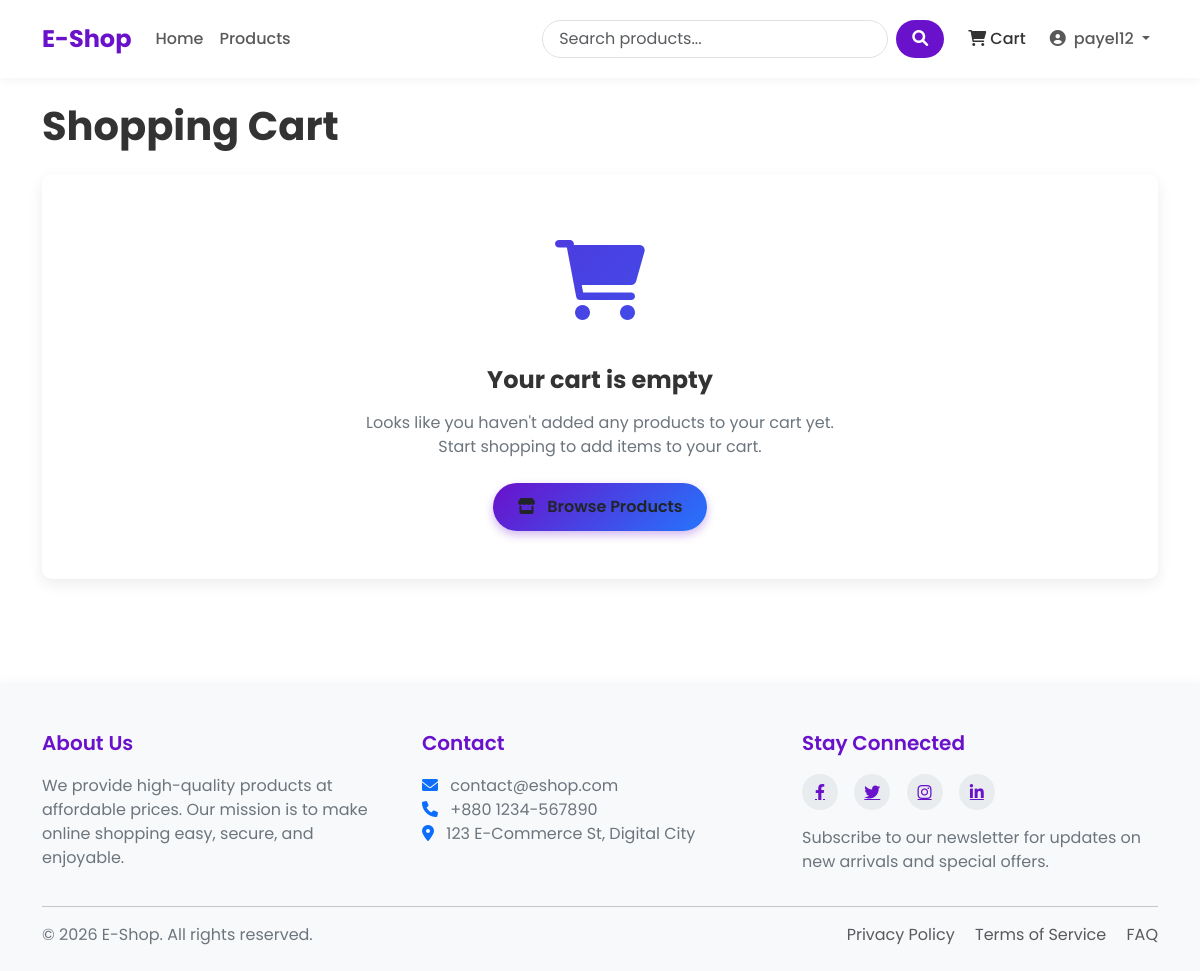
The page /cart/ (signed in) on the database as committed earlier.
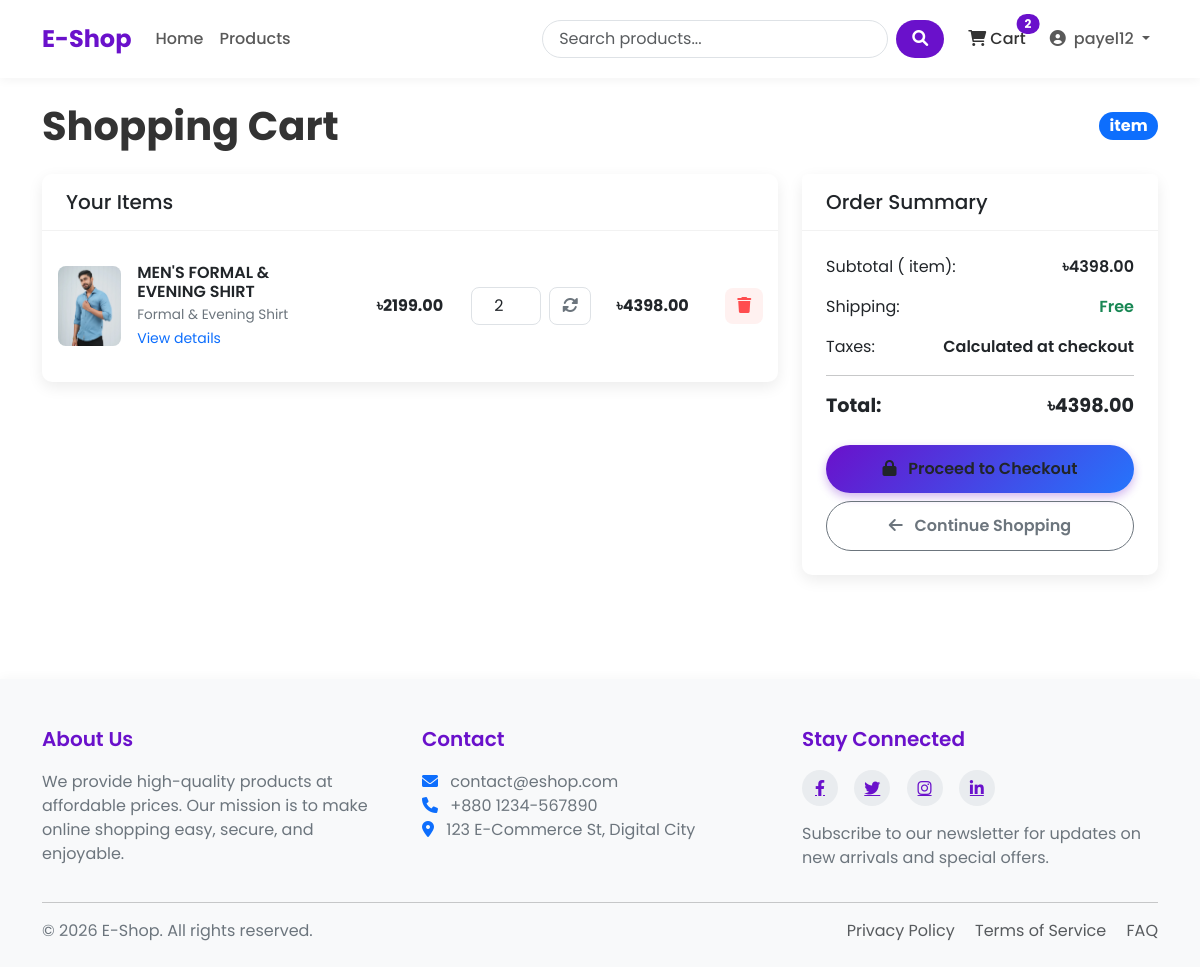
The same page on the database as committed later.
### shop/models.py (models this page shows, shortened)
class CartItem(models.Model):
     cart = models.ForeignKey(Cart,on_delete=models.CASCADE,related_name='items')
     product = models.ForeignKey(Product,on_delete=models.CASCADE)
     quantity = models.PositiveBigIntegerField(default=1)
     def get_cost(self):
           return self.quantity*self.product.price

class Product(models.Model):
     name = models.CharField(max_length=100)
     slug = models.SlugField(max_length=100,unique=True)
     category = models.ForeignKey(Category,on_delete=models.CASCADE,related_name='products')
     description = models.TextField()
     price = models.DecimalField(max_digits=10,decimal_places=2)
     stock = models.PositiveBigIntegerField(default=1)
     available = models.BooleanField(default=True)
     created = models.DateTimeField(auto_now_add=True)
     updated = models.DateTimeField(auto_now=True)
     image = models.ImageField(upload_to='products/%Y/%m/%d')

class Category(models.Model):
      name = models.CharField(max_length=100)
      slug = models.SlugField(max_length=100,unique=True)
      description = models.TextField(blank=True)
      class Meta:
            verbose_name_plural = 'categories'

class Cart(models.Model):
     user = models.OneToOneField(User,on_delete=models.CASCADE)
     created = models.DateTimeField(auto_now_add=True)
     updated = models.DateTimeField(auto_now=True)
     def get_total_price(self):
           return sum(item.get_cost() for item in self.items.all())
     @property
     def cart_items_count(self):
         return sum(item.quantity for item in self.items.all())

### shop/views.py (the view)
# urls.py: path('cart/', views.cart_detail, name = 'cart_detail'),
@login_required
def cart_detail(request):
    try:
        cart = models.Cart.objects.get(user = request.user)
    except models.Cart.DoesNotExist:
        cart = models.Cart.objects.create(user = request.user)
    return render(request,'shop/cart.html',{'cart':cart})

### shop/context_processors.py (called while the page is built)
def cart_items_count(request):
    if request.user.is_authenticated:
       try:
           cart = Cart.objects.get(user=request.user)
           return {'cart_items_count' : cart.cart_items_count}
       except Cart.DoesNotExist:
           {'cart_items_count':0}
    return {'cart_items_count':0}

### shop/templates/shop/cart.html (shortened to what the changed rows need)
{% extends 'base.html' %}
{% block content %}
<div class="cart-header">
    <h1 class="cart-title">Shopping Cart</h1>
    {% if cart.items.all %}
    <span class="badge bg-primary rounded-pill fs-6">{{ cart.get_total_items }} item{{ cart.get_total_items|pluralize }}</span>
    {% endif %}
</div>
{% if cart.items.all %}
<div class="row">
    <div class="col-lg-8">
        <div class="cart-card card">
            <div class="card-header">
                <h5 class="mb-0">Your Items</h5>
            </div>
            <div class="card-body">
                {% for item in cart.items.all %}
                <div class="cart-item row align-items-center">
                    <div class="col-md-5">
                        <div class="d-flex align-items-center">
                            {% if item.product.image %}
                            <div class="cart-item-image me-3">
                                <img src="{{ item.product.image.url }}" alt="{{ item.product.name }}"
                                     class="img-fluid">
                            </div>
                            {% else %}
                            <div class="bg-light text-center cart-item-image me-3 d-flex justify-content-center align-items-center">
                                <i class="fas fa-image fa-2x text-muted"></i>
                            </div>
                            {% endif %}
                            <div>
                                <h6 class="cart-item-title">{{ item.product.name }}</h6>
                                <div class="cart-item-category">{{ item.product.category.name }}</div>
                                <a href="{% url 'product_detail' item.product.slug %}" class="text-decoration-none">
                                    <small class="text-primary">View details</small>
                                </a>
                            </div>
                        </div>
                    </div>
                    <div class="col-md-2 text-center">
                        <div class="fw-bold">৳{{ item.product.price }}</div>
                    </div>
                    <div class="col-md-2">
                        <form action="{% url 'cart_update' item.product.id %}" method="post" class="d-flex align-items-center justify-content-center">
                            <input type="number" name="quantity" class="form-control cart-quantity-input"
                                   value="{{ item.quantity }}" min="1" max="{{ item.product.stock }}">
                            <button type="submit" class="cart-update-btn ms-2">
                                <i class="fas fa-sync-alt"></i>
                            </button>
                        </form>
                    </div>
                    <div class="col-md-2 text-center">
                        <div class="fw-bold">৳{{ item.get_cost }}</div>
                    </div>
                    <div class="col-md-1 text-end">
                        <form action="{% url 'cart_remove' item.product.id %}" method="post">
                            <button type="submit" class="cart-remove-btn">
                                <i class="fas fa-trash"></i>
                            </button>
                        </form>
                    </div>
                </div>
                {% endfor %}
            </div>
        </div>
    </div>
    <div class="col-lg-4">
        <div class="summary-card card">
            <div class="card-header">
                <h5 class="mb-0">Order Summary</h5>
            </div>
            <div class="card-body">
                <div class="summary-item">
                    <span>Subtotal ({{ cart.get_total_items }} item{{ cart.get_total_items|pluralize }}):</span>
                    <span class="summary-value">৳{{ cart.get_total_price }}</span>
                </div>
                <div class="summary-item">
                    <span>Shipping:</span>
                    <span class="summary-value text-success">Free</span>
                </div>
                <div class="summary-item">
                    <span>Taxes:</span>
                    <span class="summary-value">Calculated at checkout</span>
                </div>
                <hr>
                <div class="summary-item mb-4">
                    <span class="summary-total">Total:</span>
                    <span class="summary-total">৳{{ cart.get_total_price }}</span>
                </div>
                <div class="d-grid gap-2">
                    <a href="{% url 'checkout' %}" class="btn checkout-btn">
                        <i class="fas fa-lock me-2"></i> Proceed to Checkout
                    </a>
                    <a href="{% url 'product_list' %}" class="btn btn-outline-secondary continue-btn">
                        <i class="fas fa-arrow-left me-2"></i> Continue Shopping
                    </a>
                </div>
            </div>
        </div>
    </div>
</div>
{% else %}
<div class="empty-cart">
    <div class="empty-cart-icon">
        <i class="fas fa-shopping-cart"></i>
    </div>
    <h3 class="empty-cart-title">Your cart is empty</h3>
    <p class="empty-cart-text">Looks like you haven't added any products to your cart yet.<br>Start shopping to add items to your cart.</p>
    <a href="{% url 'product_list' %}" class="btn browse-btn">
        <i class="fas fa-store me-2"></i> Browse Products
    </a>
</div>
{% endif %}
{% endblock %}

### templates/base.html (shortened to what the changed rows need)
<!DOCTYPE html>
<html lang="en">
<head>
    <link href="https://cdn.jsdelivr.net/npm/bootstrap@5.3.0/dist/css/bootstrap.min.css" rel="stylesheet">
    <link rel="stylesheet" href="https://cdnjs.cloudflare.com/ajax/libs/font-awesome/6.0.0/css/all.min.css">
    {% load static %}
</head>
<body>
    <header>
        <nav class="navbar navbar-expand-lg navbar-light bg-white">
            <div class="container">
                <div class="collapse navbar-collapse" id="navbarNav">
                    <ul class="navbar-nav">
                        <li class="nav-item me-2">
                            <a class="nav-link cart-btn" href="{% url 'cart_detail' %}">
                                <i class="fas fa-shopping-cart"></i> Cart
                                {% if cart_items_count %}
                                    <span class="badge rounded-pill cart-badge">{{ cart_items_count }}</span>
                                {% endif %}
                            </a>
                        </li>
                    </ul>
                </div>
            </div>
        </nav>
    </header>
    <main class="container my-4">
        {% block content %}{% endblock %}
    </main>
</body>
</html>

Rows that differ between the two databases and show on the page:
added CartItem: product.image (picture), product.name "MEN'S FORMAL & EVENING SHIRT", product.category.name "Formal & Evening Shirt", product.price "2199.00", quantity "2", get_cost "4398.00"
added Cart: get_total_price "4398.00"
Other text that changed with them:
{{ cart_items_count }}: (not shown) → "2"
text no longer shown: "Your cart is empty Looks like you haven't added any products to your cart yet. Start shopping to add items to your cart. Browse Products"
text now shown: "item Your Items Order Summary Subtotal ( item ): ৳ Shipping: Free Taxes: Calculated at checkout Total: ৳ Proceed to Checkout Continue Shopping"
